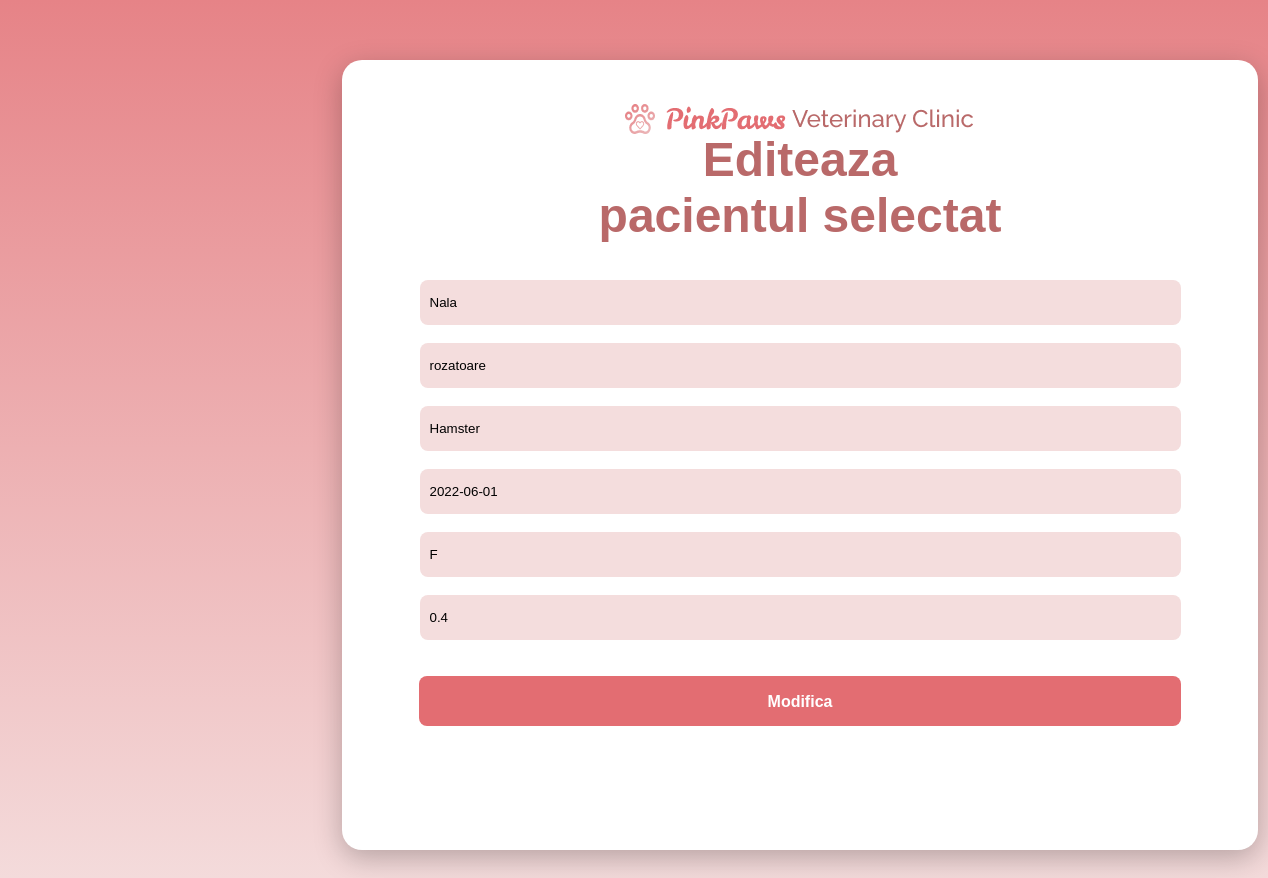
The page /Proiect_BD_Cabinet_Veterinar/edit_pacient.php?id_p=6 (signed in) on the database its author committed.
### tables this page shows
CREATE TABLE `pacienti` (
  `id_pacient` int(11) NOT NULL,
  `id_stapan` int(11) NOT NULL,
  `numep` varchar(50) NOT NULL,
  `specie` varchar(50) NOT NULL,
  `rasa` varchar(50) NOT NULL,
  `data_nasterii` date NOT NULL,
  `sex` char(1) NOT NULL,
  `greutate` float NOT NULL
);

### Proiect_BD_Cabinet_Veterinar/edit_pacient.php (the view, shortened to what this page needs)
<?php
	include("connection.php");
	$query = "select * from pacienti where id_pacient = '$_GET[id_p]' limit 1";
	$result = mysqli_query($con, $query);
	$pacient = mysqli_fetch_assoc($result);
?>
<!DOCTYPE html>
<html>
<head>
<link rel="stylesheet" href="my_style.css">
</head>
<body class="bkg">
<box_personal>
<img src="img\titlu1.png" alt="logo clinica" class="poz_logo">
<br><br><br><br>
<center><titlu>Editeaza<br>pacientul selectat</titlu></center>
<br><br>
<center><form method="post">
    <input type="text" name="numep" placeholder="Nume" class="input_sl" <?php echo "value= ".$pacient['numep']."" ?>>
    <br><br>
    <input type="text" name="specie" placeholder="Specie" class="input_sl" <?php echo "value= ".$pacient['specie']."" ?>>
	<br><br>
	<input type="text" name="rasa" placeholder="Rasa" class="input_sl" <?php echo "value= ".$pacient['rasa']."" ?>>
    <br><br>
    <input type="text" name="data_nasterii" placeholder="Data nasterii (YYYY-MM-DD)" class="input_sl" <?php echo "value= ".$pacient['data_nasterii']."" ?>>
    <br><br>
    <input type="text" name="sex" placeholder="Sex (M/F)" class="input_sl" <?php echo "value= ".$pacient['sex']."" ?>>
    <br><br>
	<input type="text" name="greutate" placeholder="Greutate - kg" class="input_sl" <?php echo "value= ".$pacient['greutate']."" ?>>
    <br><br><br>
    <center><input type="submit" value="Modifica" class="button_sl"></center>
</form></center>
</box_personal>
<br></br><br></br><br></br><br></br><br></br><br></br><br></br><br></br><br></br><br><br><br><br><br>
<br></br><br></br><br></br><br></br><br></br><br></br><br></br><br></br><br></br><br><br><br><br><br><br><br><br>
</body>
</html>

### Proiect_BD_Cabinet_Veterinar/my_style.css (style rules this page uses)
.bkg { background: linear-gradient(180deg, #E68387 0%, #F4DDDD 100%); }
box_personal { position: absolute; width: 916px; height: 790px; left: 342px; top: 60px; background: #FFFFFF; box-shadow: 0px 8px 28px rgba(0, 0, 0, 0.25); border-radius: 20px; }
.poz_logo { position: absolute; width: 349px; height: 38px; left: 283px; top: 40px; }
titlu { font-family: 'Raleway', sans-serif; font-style: normal; font-weight: 700; font-size: 48px; line-height: 56px; text-align: center; color: #B96969; }
.input_sl { width: 749px; height: 43px; padding-left: 10px; background: #F4DDDD; border-radius: 8px; border-width : 0; }
input::placeholder { font-family: 'Raleway', sans-serif; font-style: normal; font-weight: 500; font-size: 16px; line-height: 19px; color: #8B7A7A; }
.button_sl { width: 762px; height: 50px; background: #E36D72; border-radius: 8px; border-width : 0; font-family: 'Raleway', sans-serif; font-style: normal; font-weight: 700; font-size: 16px; line-height: 19px; text-align: center; color: #FFFFFF; }

### rows shown on the page
pacienti: numep "Nala", specie "rozatoare", rasa "Hamster", data_nasterii "2022-06-01", sex "F", greutate "0.4"
